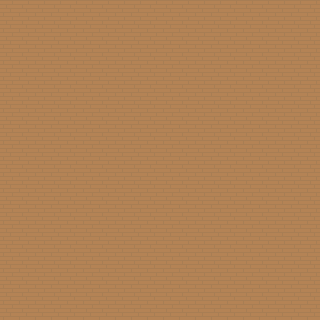

Below is a game level as drawn by its tile map, then a one-line description and the .tmx file that defines it, in full:
An orthogonal 20x20 tile map with 16x16 px tiles, 4 tile layers (ground, walls, embellishments, seating).

<map version="1.8" tiledversion="1.8.4" orientation="orthogonal" renderorder="right-down" width="20" height="20" tilewidth="16" tileheight="16" infinite="0" nextlayerid="5" nextobjectid="1">
 <tileset firstgid="1" name="tilesheet" tilewidth="16" tileheight="16" spacing="1" tilecount="1767" columns="57">
  <image source="tilesheet.png" width="968" height="526" />
 </tileset>
 <layer id="1" name="ground" width="20" height="20" locked="1">
  <data encoding="csv">
124,124,124,124,124,124,124,124,124,124,124,124,124,124,124,124,124,124,124,124,
124,124,124,124,124,124,124,124,124,124,124,124,124,124,124,124,124,124,124,124,
124,124,124,124,124,124,124,124,124,124,124,124,124,124,124,124,124,124,124,124,
124,124,124,124,124,124,124,124,124,124,124,124,124,124,124,124,124,124,124,124,
124,124,124,124,124,124,124,124,124,124,124,124,124,124,124,124,124,124,124,124,
124,124,124,124,124,124,124,124,124,124,124,124,124,124,124,124,124,124,124,124,
124,124,124,124,124,124,124,124,124,124,124,124,124,124,124,124,124,124,124,124,
124,124,124,124,124,124,124,124,124,124,124,124,124,124,124,124,124,124,124,124,
124,124,124,124,124,124,124,124,124,124,124,124,124,124,124,124,124,124,124,124,
124,124,124,124,124,124,124,124,124,124,124,124,124,124,124,124,124,124,124,124,
124,124,124,124,124,124,124,124,124,124,124,124,124,124,124,124,124,124,124,124,
124,124,124,124,124,124,124,124,124,124,124,124,124,124,124,124,124,124,124,124,
124,124,124,124,124,124,124,124,124,124,124,124,124,124,124,124,124,124,124,124,
124,124,124,124,124,124,124,124,124,124,124,124,124,124,124,124,124,124,124,124,
124,124,124,124,124,124,124,124,124,124,124,124,124,124,124,124,124,124,124,124,
124,124,124,124,124,124,124,124,124,124,124,124,124,124,124,124,124,124,124,124,
124,124,124,124,124,124,124,124,124,124,124,124,124,124,124,124,124,124,124,124,
124,124,124,124,124,124,124,124,124,124,124,124,124,124,124,124,124,124,124,124,
124,124,124,124,124,124,124,124,124,124,124,124,124,124,124,124,124,124,124,124,
124,124,124,124,124,124,124,124,124,124,124,124,124,124,124,124,124,124,124,124
</data>
 </layer>
 <layer id="2" name="walls" width="20" height="20">
  <data encoding="csv">
0,0,0,0,0,0,0,0,0,0,0,0,0,0,0,0,0,0,0,0,
0,0,0,0,0,0,0,0,0,0,0,0,0,0,0,0,0,0,0,0,
0,0,0,0,0,0,0,0,0,0,0,0,0,0,0,0,0,0,0,0,
0,0,0,0,0,0,0,0,0,0,0,0,0,0,0,0,0,0,0,0,
0,0,0,0,0,0,0,0,0,0,0,0,0,0,0,0,0,0,0,0,
0,0,0,0,0,0,0,0,0,0,0,0,0,0,0,0,0,0,0,0,
0,0,0,0,0,0,0,0,0,0,0,0,0,0,0,0,0,0,0,0,
0,0,0,0,0,0,0,0,0,0,0,0,0,0,0,0,0,0,0,0,
0,0,0,0,0,0,0,0,0,0,0,0,0,0,0,0,0,0,0,0,
0,0,0,0,0,0,0,0,0,0,0,0,0,0,0,0,0,0,0,0,
0,0,0,0,0,0,0,0,0,0,0,0,0,0,0,0,0,0,0,0,
0,0,0,0,0,0,0,0,0,0,0,0,0,0,0,0,0,0,0,0,
0,0,0,0,0,0,0,0,0,0,0,0,0,0,0,0,0,0,0,0,
0,0,0,0,0,0,0,0,0,0,0,0,0,0,0,0,0,0,0,0,
0,0,0,0,0,0,0,0,0,0,0,0,0,0,0,0,0,0,0,0,
0,0,0,0,0,0,0,0,0,0,0,0,0,0,0,0,0,0,0,0,
0,0,0,0,0,0,0,0,0,0,0,0,0,0,0,0,0,0,0,0,
0,0,0,0,0,0,0,0,0,0,0,0,0,0,0,0,0,0,0,0,
0,0,0,0,0,0,0,0,0,0,0,0,0,0,0,0,0,0,0,0,
0,0,0,0,0,0,0,0,0,0,0,0,0,0,0,0,0,0,0,0
</data>
 </layer>
 <layer id="3" name="embellishments" width="20" height="20">
  <data encoding="csv">
0,0,0,0,0,0,0,0,0,0,0,0,0,0,0,0,0,0,0,0,
0,0,0,0,0,0,0,0,0,0,0,0,0,0,0,0,0,0,0,0,
0,0,0,0,0,0,0,0,0,0,0,0,0,0,0,0,0,0,0,0,
0,0,0,0,0,0,0,0,0,0,0,0,0,0,0,0,0,0,0,0,
0,0,0,0,0,0,0,0,0,0,0,0,0,0,0,0,0,0,0,0,
0,0,0,0,0,0,0,0,0,0,0,0,0,0,0,0,0,0,0,0,
0,0,0,0,0,0,0,0,0,0,0,0,0,0,0,0,0,0,0,0,
0,0,0,0,0,0,0,0,0,0,0,0,0,0,0,0,0,0,0,0,
0,0,0,0,0,0,0,0,0,0,0,0,0,0,0,0,0,0,0,0,
0,0,0,0,0,0,0,0,0,0,0,0,0,0,0,0,0,0,0,0,
0,0,0,0,0,0,0,0,0,0,0,0,0,0,0,0,0,0,0,0,
0,0,0,0,0,0,0,0,0,0,0,0,0,0,0,0,0,0,0,0,
0,0,0,0,0,0,0,0,0,0,0,0,0,0,0,0,0,0,0,0,
0,0,0,0,0,0,0,0,0,0,0,0,0,0,0,0,0,0,0,0,
0,0,0,0,0,0,0,0,0,0,0,0,0,0,0,0,0,0,0,0,
0,0,0,0,0,0,0,0,0,0,0,0,0,0,0,0,0,0,0,0,
0,0,0,0,0,0,0,0,0,0,0,0,0,0,0,0,0,0,0,0,
0,0,0,0,0,0,0,0,0,0,0,0,0,0,0,0,0,0,0,0,
0,0,0,0,0,0,0,0,0,0,0,0,0,0,0,0,0,0,0,0,
0,0,0,0,0,0,0,0,0,0,0,0,0,0,0,0,0,0,0,0
</data>
 </layer>
 <layer id="4" name="seating" width="20" height="20">
  <data encoding="csv">
0,0,0,0,0,0,0,0,0,0,0,0,0,0,0,0,0,0,0,0,
0,0,0,0,0,0,0,0,0,0,0,0,0,0,0,0,0,0,0,0,
0,0,0,0,0,0,0,0,0,0,0,0,0,0,0,0,0,0,0,0,
0,0,0,0,0,0,0,0,0,0,0,0,0,0,0,0,0,0,0,0,
0,0,0,0,0,0,0,0,0,0,0,0,0,0,0,0,0,0,0,0,
0,0,0,0,0,0,0,0,0,0,0,0,0,0,0,0,0,0,0,0,
0,0,0,0,0,0,0,0,0,0,0,0,0,0,0,0,0,0,0,0,
0,0,0,0,0,0,0,0,0,0,0,0,0,0,0,0,0,0,0,0,
0,0,0,0,0,0,0,0,0,0,0,0,0,0,0,0,0,0,0,0,
0,0,0,0,0,0,0,0,0,0,0,0,0,0,0,0,0,0,0,0,
0,0,0,0,0,0,0,0,0,0,0,0,0,0,0,0,0,0,0,0,
0,0,0,0,0,0,0,0,0,0,0,0,0,0,0,0,0,0,0,0,
0,0,0,0,0,0,0,0,0,0,0,0,0,0,0,0,0,0,0,0,
0,0,0,0,0,0,0,0,0,0,0,0,0,0,0,0,0,0,0,0,
0,0,0,0,0,0,0,0,0,0,0,0,0,0,0,0,0,0,0,0,
0,0,0,0,0,0,0,0,0,0,0,0,0,0,0,0,0,0,0,0,
0,0,0,0,0,0,0,0,0,0,0,0,0,0,0,0,0,0,0,0,
0,0,0,0,0,0,0,0,0,0,0,0,0,0,0,0,0,0,0,0,
0,0,0,0,0,0,0,0,0,0,0,0,0,0,0,0,0,0,0,0,
0,0,0,0,0,0,0,0,0,0,0,0,0,0,0,0,0,0,0,0
</data>
 </layer>
</map>
